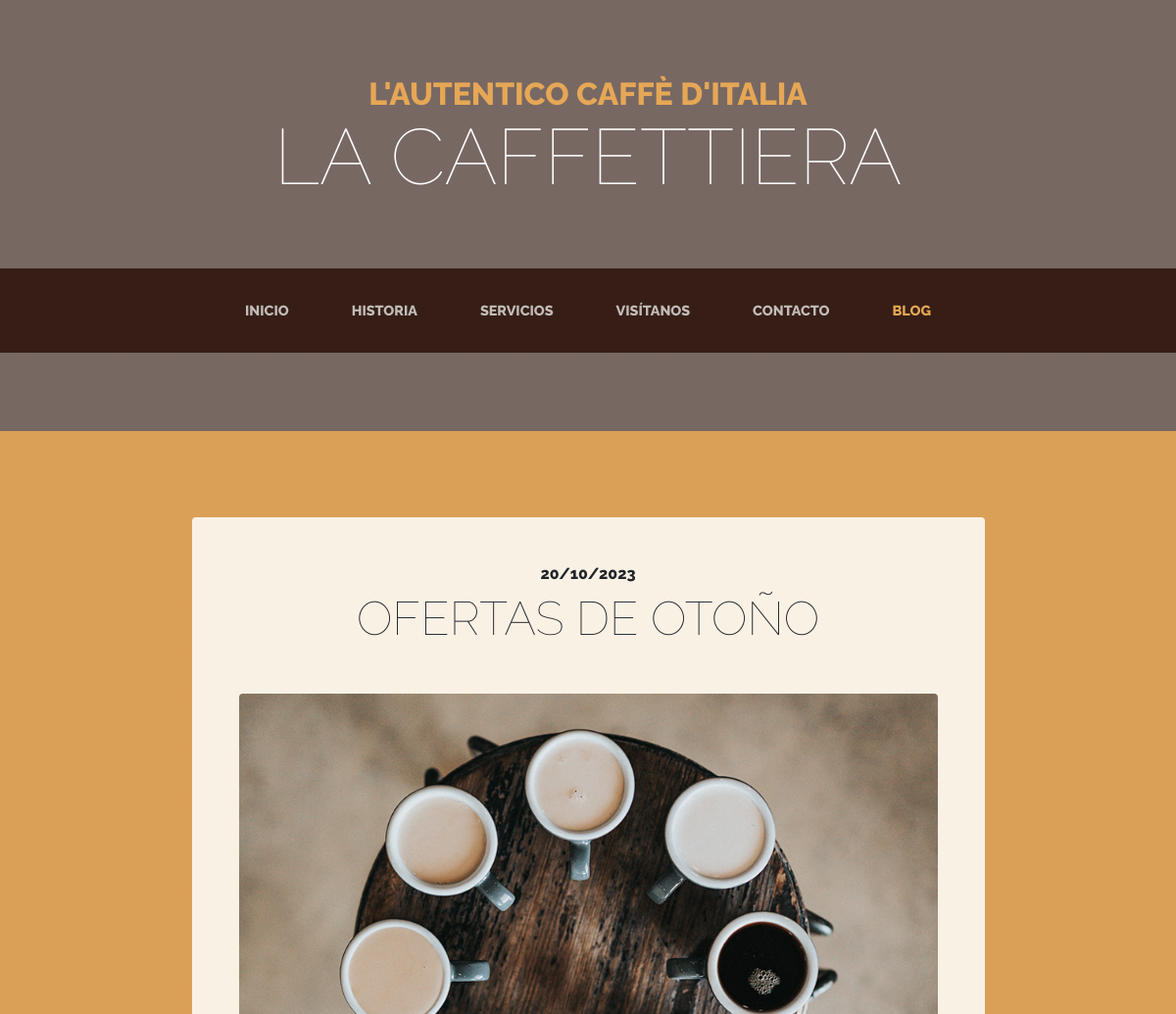
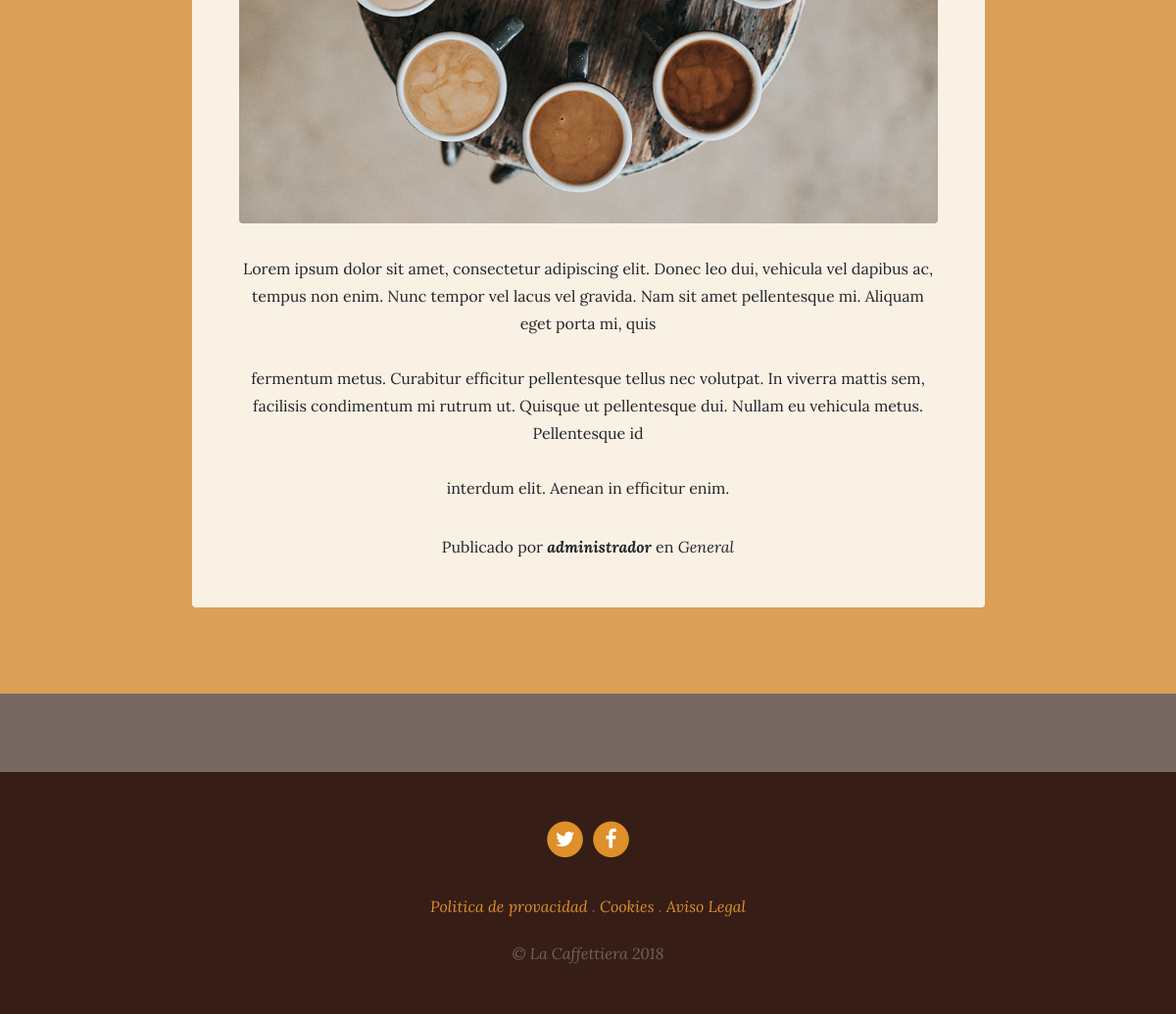
Screenshot of /blog/ with the database file from the repository (2 pictures, top to bottom).
### blog/models.py (models this page shows, shortened)
class Post(models.Model):
    title = models.CharField(max_length=200, verbose_name="Título")
    content = models.TextField(verbose_name="Contenido")
    published = models.DateTimeField(verbose_name="Fecha de publicación", default=now)
    image = models.ImageField(verbose_name="Imagen", upload_to="blog", null=True, blank=True)
    author = models.ForeignKey(User, verbose_name="Autor", on_delete=models.CASCADE)
    categories = models.ManyToManyField(Category, verbose_name="Categorías", related_name="get_posts")
    created = models.DateTimeField(auto_now_add=True, verbose_name="Fecha de creación")
    updated = models.DateTimeField(auto_now=True , verbose_name="Fecha de edición")
    class Meta:
        verbose_name = "entrada"
        verbose_name_plural = "entradas"
        ordering = ['created']

class Category(models.Model):
    name = models.CharField(max_length=100, verbose_name="Nombre")
    created = models.DateTimeField(auto_now_add=True, verbose_name="Fecha de creación")
    updated = models.DateTimeField(auto_now=True , verbose_name="Fecha de edición")
    class Meta:
        verbose_name = "categoría"
        verbose_name_plural = "categorías"
        ordering = ['created']

### pages/models.py (models this page shows, shortened)
class Page(models.Model):
    title = models.CharField(verbose_name="Titulo", max_length=200)
    content = models.TextField(verbose_name="Contenido")
    order = models.SmallIntegerField(verbose_name="Orden", default=0)
    created = models.DateTimeField(auto_now_add=True, verbose_name="Fecha de creación")
    updated = models.DateTimeField(auto_now=True, verbose_name="Fecha de actualización")
    class Meta:
        verbose_name = "pagina"
        verbose_name_plural = "paginas"
        ordering = ["order","title"]

### blog/views.py (the view)
# urls.py: path('', views.blog, name='blog'),
def blog(request):
    posts = Post.objects.all()
    return render(request,"blog/blog.html" ,{'posts': posts})

### pages/templatetags/pages_extras.py (called while the page is built)
@register.simple_tag
def get_page_list():
    pages = Page.objects.all()
    return pages

### social/processors.py (called while the page is built)
def ctx_dict(request):
    ctx = {}
    links = Link.objects.all()
    for link in links:
        ctx[link.key] = link.url
    return ctx

### blog/templates/blog/blog.html (shortened to what this page needs)
{% extends 'core/base.html' %}
{% load static %}
{% block content %}
  {% for  post in posts  %}
    <section class="page-section cta">
      <div class="container">
        <div class="row">
          <div class="col-xl-9 mx-auto">
            <div class="cta-innerv text-center rounded">
              <h2 class="section-heading mb-5">
                <span class="section-heading-upper">{{post.published|date:"SHORT_DATE_FORMAT"}}</span>
                <span class="section-heading-lower">{{post.title}}</span>
              </h2>
              <p class="mb-0">
                <img class="mx-auto d-flex rounded img-fluid mb-3 mb-lg-0" src="{{post.image.url}}" alt="">
              </p>
              <p class="mb-0 mbt">
                {{post.content|linebreaksbr}}
              </p>
              <p class="mb-0 mbt">
                <span class="section-heading-under">Publicado por <em><b>{{post.author}}</b></em> en <em>
                  {% for category in post.categories.all %}
                    {{category.name}}{% if not forloop.last %}, {% endif %}
                  {% endfor %}
              </p>
            </div>
          </div>
        </div>
      </div>
    </section>
  {% endfor %}
{% endblock %}

### core/templates/core/base.html (shortened to what this page needs)
<!DOCTYPE html>
<html lang="es">
  <head>
    {% load static %}
    <link href="{% static 'core/vendor/bootstrap/css/bootstrap.min.css' %}" rel="stylesheet">
    <link href="{% static 'core/vendor/font-awesome/css/font-awesome.min.css' %}" rel="stylesheet" type="text/css">
    <link href="{% static 'core/css/business-casual.css' %}" rel="stylesheet">
  </head>
  <body>
    <h1 class="site-heading text-center text-white d-none d-lg-block">
      <span class="site-heading-upper text-primary mb-3">L'autentico caffè d'italia</span>
      <span class="site-heading-lower">La Caffettiera</span>
    </h1>
    <nav class="navbar navbar-expand-lg navbar-dark py-lg-4" id="mainNav">
      <div class="container">
        <div class="collapse navbar-collapse" id="navbarResponsive">
          <ul class="navbar-nav mx-auto">
            <li class="nav-item {% if request.path == '/'%} active {% endif %} px-lg-4">
              <a class="nav-link text-uppercase text-expanded" href="{% url 'home' %}">Inicio</a>
            </li>
            <li class="nav-item {% if request.path == '/about/'%} active {% endif %} px-lg-4">
              <a class="nav-link text-uppercase text-expanded" href="{% url 'about' %}">Historia</a>
            </li>
            <li class="nav-item {% if request.path == '/services/'%} active {% endif %} px-lg-4">
              <a class="nav-link text-uppercase text-expanded" href="{% url 'services' %}">Servicios</a>
            </li>
            <li class="nav-item {% if request.path == '/store/'%} active {% endif %} px-lg-4">
              <a class="nav-link text-uppercase text-expanded" href="{% url 'store' %}">Visítanos</a>
            </li>
            <li class="nav-item {% if request.path == '/contact/'%} active {% endif %} px-lg-4">
              <a class="nav-link text-uppercase text-expanded" href="{% url 'contact' %}">Contacto</a>
            </li>
            <li class="nav-item {% if request.path|slice:":6" == '/blog/'%} active {% endif %} px-lg-4">
              <a class="nav-link text-uppercase text-expanded" href="{% url 'blog' %}">Blog</a>
            </li>
          </ul>
        </div>
      </div>
    </nav>
    {% block content %} {% endblock %}
    <footer class="footer text-faded text-center py-5">
      <div class="container">
        <p class="m-0">
          {% if LINK_TWITTER %}
	        <a href="{{LINK_TWITTER}}" class="link">
	          <span class="fa-stack fa-lg">
	            <i class="fa fa-circle fa-stack-2x"></i>
	            <i class="fa fa-twitter fa-stack-1x fa-inverse"></i>
	          </span>
	        </a>
          {% endif %}
          {% if LINK_FACEBOOK %}
	        <a href="{{LINK_FACEBOOK}}" class="link">
	          <span class="fa-stack fa-lg">
	            <i class="fa fa-circle fa-stack-2x"></i>
	            <i class="fa fa-facebook fa-stack-1x fa-inverse"></i>
	          </span>
	        </a>
          {% endif %}
	    </p>
        <p class="m-0 mbt">
          {% load pages_extras %}
          {% get_page_list as page_list %}
          {% for page in page_list %}
            <a href="{% url 'page' page.id page.title|slugify %}" class="link">{{ page.title }}</a> {% if not forloop.last %} . {% endif %}
          {% endfor %}
		</p>
        <p class="m-0 mbt1">&copy; La Caffettiera 2018</p>
      </div>
	</footer>
  </body>
</html>

### core/static/core/css/business-casual.css (style rules this page uses)
body { font-family: 'Lora'; background: linear-gradient(rgba(47, 23, 15, 0.65), rgba(47, 23, 15, 0.65)), url("../img/bg.jpg"); background-attachment: fixed; background-position: center; background-size: cover; }
h1, h2, h3, h4, h5, h6 { font-family: 'Raleway'; }
p { line-height: 1.75; }
.text-faded { color: rgba(255, 255, 255, 0.3); }
.site-heading { margin-top: 5rem; margin-bottom: 5rem; text-transform: uppercase; line-height: 1; font-family: 'Raleway'; }
.site-heading .site-heading-upper { display: block; font-size: 2rem; font-weight: 800; }
.site-heading .site-heading-lower { font-size: 5rem; font-weight: 100; line-height: 4rem; }
.page-section { margin-top: 5rem; margin-bottom: 5rem; }
.section-heading { text-transform: uppercase; }
.section-heading .section-heading-upper { display: block; font-size: 1rem; font-weight: 800; padding-bottom:.5rem; }
.section-heading .section-heading-lower { display: block; font-size: 3rem; font-weight: 100; }
#mainNav { background-color: rgba(47, 23, 15, 0.9); font-family: 'Raleway'; }
#mainNav .navbar-nav .nav-item .nav-link { color: rgba(255, 255, 255, 0.7); font-weight: 800; }
#mainNav .navbar-nav .nav-item.active .nav-link { color: #e6a756; }
@media (min-width: 992px) { #mainNav .navbar-nav .nav-item .nav-link { font-size: 0.9rem; } }
.cta { padding-top: 5rem; padding-bottom: 5rem; background-color: rgba(230, 167, 86, 0.9); }
.cta .cta-innerv { position: relative; padding: 3rem; margin: 0.5rem; background-color: rgba(255, 255, 255, 0.85); }
.footer { background-color: rgba(47, 23, 15, 0.9); }
.text-primary { color: #e6a756 !important; }
.mbt { padding-top: 2rem; }
.mbt1 { padding-top: 1.25rem; }
a.link { color: #df902a; }

### rows the page displays
Post: published "20/10/2023", title "OFERTAS DE OTOÑO", image (picture), content "Lorem ipsum dolor sit amet, consectetur adipiscing elit. Donec leo dui, vehicula vel dapibus ac, tempus non enim. Nunc tempor vel lacus vel gravida. Nam sit amet pellentesque mi. Aliquam eget porta mi, quis fermentum metus. Curabitur efficitur pellentesque tellus nec volutpat. In viverra mattis sem, facilisis condimentum mi rutrum ut. Quisque ut pellentesque dui. Nullam eu vehicula metus. Pellentesque id interdum elit. Aenean in efficitur enim.", author "administrador"
Category: name "General"
Page: title "Politica de provacidad"
Page: title "Cookies"
Page: title "Aviso Legal"
